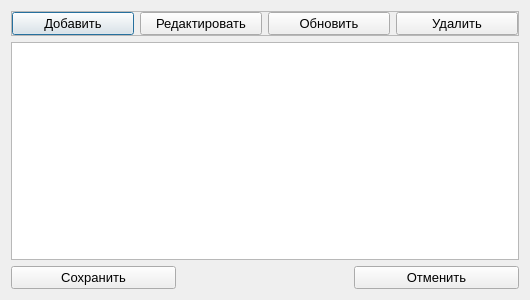
<?xml version="1.0" encoding="UTF-8"?>
<ui version="4.0">
 <class>Doljnost</class>
 <widget class="QDialog" name="Doljnost">
  <property name="geometry">
   <rect>
    <x>0</x>
    <y>0</y>
    <width>530</width>
    <height>300</height>
   </rect>
  </property>
  <property name="font">
   <font>
    <pointsize>10</pointsize>
   </font>
  </property>
  <property name="windowTitle">
   <string>Должности</string>
  </property>
  <layout class="QGridLayout" name="gridLayout">
   <item row="0" column="0" colspan="3">
    <widget class="QFrame" name="frame">
     <property name="font">
      <font>
       <pointsize>10</pointsize>
      </font>
     </property>
     <property name="frameShape">
      <enum>QFrame::StyledPanel</enum>
     </property>
     <property name="frameShadow">
      <enum>QFrame::Raised</enum>
     </property>
     <layout class="QGridLayout" name="gridLayout_2">
      <property name="leftMargin">
       <number>0</number>
      </property>
      <property name="topMargin">
       <number>0</number>
      </property>
      <property name="rightMargin">
       <number>0</number>
      </property>
      <property name="bottomMargin">
       <number>0</number>
      </property>
      <property name="verticalSpacing">
       <number>0</number>
      </property>
      <item row="0" column="0">
       <widget class="QPushButton" name="pushButton_add">
        <property name="font">
         <font>
          <pointsize>10</pointsize>
         </font>
        </property>
        <property name="text">
         <string>Добавить</string>
        </property>
        <property name="icon">
         <iconset resource="../resourses.qrc">
          <normaloff>:/img/img/add.png</normaloff>:/img/img/add.png</iconset>
        </property>
       </widget>
      </item>
      <item row="0" column="2">
       <widget class="QPushButton" name="pushButton_update">
        <property name="font">
         <font>
          <pointsize>10</pointsize>
         </font>
        </property>
        <property name="text">
         <string>Обновить</string>
        </property>
        <property name="icon">
         <iconset resource="../resourses.qrc">
          <normaloff>:/img/img/refresh.png</normaloff>:/img/img/refresh.png</iconset>
        </property>
       </widget>
      </item>
      <item row="0" column="5">
       <widget class="QPushButton" name="pushButton_del">
        <property name="font">
         <font>
          <pointsize>10</pointsize>
         </font>
        </property>
        <property name="text">
         <string>Удалить</string>
        </property>
        <property name="icon">
         <iconset resource="../resourses.qrc">
          <normaloff>:/img/img/delete.png</normaloff>:/img/img/delete.png</iconset>
        </property>
       </widget>
      </item>
      <item row="0" column="1">
       <widget class="QPushButton" name="pushButton_edit">
        <property name="font">
         <font>
          <pointsize>10</pointsize>
         </font>
        </property>
        <property name="text">
         <string>Редактировать</string>
        </property>
        <property name="icon">
         <iconset resource="../resourses.qrc">
          <normaloff>:/img/img/edit.png</normaloff>:/img/img/edit.png</iconset>
        </property>
       </widget>
      </item>
     </layout>
    </widget>
   </item>
   <item row="3" column="0">
    <widget class="QPushButton" name="pushButton_save">
     <property name="font">
      <font>
       <pointsize>10</pointsize>
      </font>
     </property>
     <property name="text">
      <string>Сохранить</string>
     </property>
     <property name="icon">
      <iconset resource="../resourses.qrc">
       <normaloff>:/img/img/save.png</normaloff>:/img/img/save.png</iconset>
     </property>
    </widget>
   </item>
   <item row="3" column="2">
    <widget class="QPushButton" name="pushButton_cancel">
     <property name="font">
      <font>
       <pointsize>10</pointsize>
      </font>
     </property>
     <property name="text">
      <string>Отменить</string>
     </property>
     <property name="icon">
      <iconset resource="../resourses.qrc">
       <normaloff>:/img/img/cancel.png</normaloff>:/img/img/cancel.png</iconset>
     </property>
    </widget>
   </item>
   <item row="1" column="0" colspan="3">
    <widget class="QTableView" name="tableView_doljnost">
     <property name="font">
      <font>
       <pointsize>10</pointsize>
      </font>
     </property>
     <property name="alternatingRowColors">
      <bool>true</bool>
     </property>
    </widget>
   </item>
   <item row="3" column="1">
    <spacer name="horizontalSpacer">
     <property name="orientation">
      <enum>Qt::Horizontal</enum>
     </property>
     <property name="sizeType">
      <enum>QSizePolicy::Preferred</enum>
     </property>
     <property name="sizeHint" stdset="0">
      <size>
       <width>40</width>
       <height>20</height>
      </size>
     </property>
    </spacer>
   </item>
  </layout>
 </widget>
 <resources>
  <include location="../resourses.qrc"/>
 </resources>
 <connections/>
</ui>
